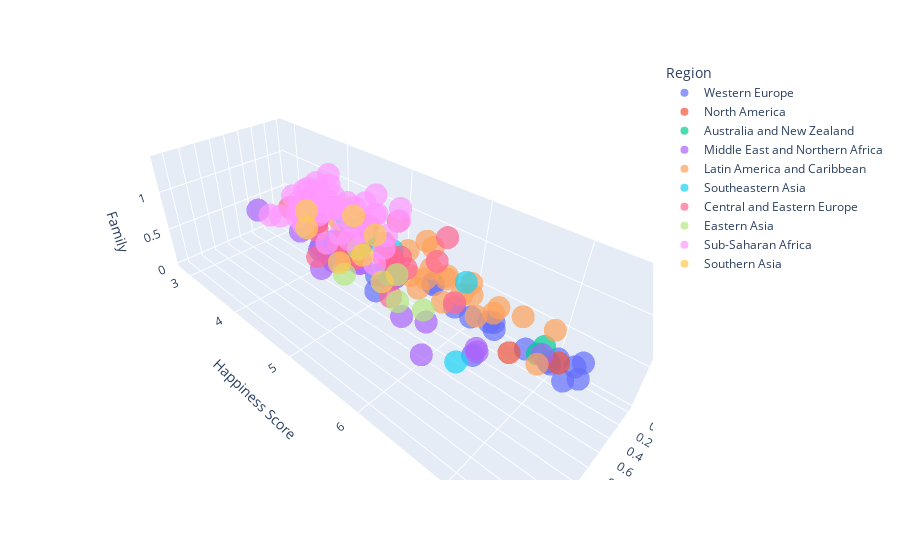

Notebook source saved alongside this figure:
### Markdown cell above
Observations:
    
    1.Lets take out some of the highly correlated columns to happiness score as well as to each other and anlyse them at Bivariate analysis.
    2.Standard error is the only variable that has negative correlation apart from that all other variables are positively correlated to each other.
    3.The combinations we have to analyse are:
            1.Happiness score vs GDP
            2.Happiness score vs Family
            3.Happiness score vs Health
            4.Happiness score vs Freedom
            5.GDP vs Family
            6.GDP vs Health

### Code cell
fig=px.scatter_3d(df,x='Economy (GDP per Capita)',y='Happiness Score',z='Family',color='Region',opacity=0.7)
fig

### Figure 1 — Plotly figure (JSON) as saved in the notebook; plotly's stock layout.template omitted (floating-point values rounded to 4 significant figures)
{"data": [{"hovertemplate": "Region=Western Europe<br>Economy (GDP per Capita)=%{x}<br>Happiness Score=%{y}<br>Family=%{z}<extra></extra>", "legendgroup": "Western Europe", "marker": {"color": "#636efa", "opacity": 0.7, "symbol": "circle"}, "mode": "markers", "name": "Western Europe", "scene": "scene", "showlegend": true, "type": "scatter3d", "x": [1.397, 1.302, 1.325, 1.459, 1.29, 1.329, 1.332, 1.337, 1.564, 1.336, 1.308, 1.266, 1.328, 1.278, 1.23, 1.207, 1.251, 1.208, 1.208, 1.16, 1.154], "y": [7.587, 7.561, 7.527, 7.522, 7.406, 7.378, 7.364, 7.2, 6.946, 6.94, 6.937, 6.867, 6.75, 6.575, 6.329, 6.302, 5.948, 5.695, 5.689, 5.102, 4.857], "z": [1.35, 1.402, 1.361, 1.331, 1.318, 1.28, 1.289, 1.297, 1.22, 1.369, 1.286, 1.285, 1.299, 1.26, 1.314, 1.302, 1.198, 1.07, 0.8932, 1.139, 0.9293]}, {"hovertemplate": "Region=North America<br>Economy (GDP per Capita)=%{x}<br>Happiness Score=%{y}<br>Family=%{z}<extra></extra>", "legendgroup": "North America", "marker": {"color": "#EF553B", "opacity": 0.7, "symbol": "circle"}, "mode": "markers", "name": "North America", "scene": "scene", "showlegend": true, "type": "scatter3d", "x": [1.326, 1.395], "y": [7.427, 7.119], "z": [1.323, 1.247]}, {"hovertemplate": "Region=Australia and New Zealand<br>Economy (GDP per Capita)=%{x}<br>Happiness Score=%{y}<br>Family=%{z}<extra></extra>", "legendgroup": "Australia and New Zealand", "marker": {"color": "#00cc96", "opacity": 0.7, "symbol": "circle"}, "mode": "markers", "name": "Australia and New Zealand", "scene": "scene", "showlegend": true, "type": "scatter3d", "x": [1.25, 1.334], "y": [7.286, 7.284], "z": [1.32, 1.309]}, {"hovertemplate": "Region=Middle East and Northern Africa<br>Economy (GDP per Capita)=%{x}<br>Happiness Score=%{y}<br>Family=%{z}<extra></extra>", "legendgroup": "Middle East and Northern Africa", "marker": {"color": "#ab63fa", "opacity": 0.7, "symbol": "circle"}, "mode": "markers", "name": "Middle East and Northern Africa", "scene": "scene", "showlegend": true, "type": "scatter3d", "x": [1.229, 1.427, 1.36, 1.69, 1.395, 1.554, 1.324, 1.131, 0.9393, 1.061, 0.902, 0.7348, 1.026, 0.8811, 0.5987, 1.009, 0.9855, 0.8818, 0.5465, 0.6632], "y": [7.278, 6.901, 6.853, 6.611, 6.411, 6.295, 5.96, 5.754, 5.605, 5.332, 5.192, 5.013, 4.839, 4.739, 4.715, 4.686, 4.677, 4.194, 4.077, 3.006], "z": [1.224, 1.126, 1.082, 1.079, 1.084, 1.166, 1.216, 1.119, 1.078, 0.9463, 1.054, 0.641, 0.8, 0.6043, 0.9256, 0.5445, 0.8189, 0.747, 0.6809, 0.4749]}, {"hovertemplate": "Region=Latin America and Caribbean<br>Economy (GDP per Capita)=%{x}<br>Happiness Score=%{y}<br>Family=%{z}<extra></extra>", "legendgroup": "Latin America and Caribbean", "marker": {"color": "#FFA15A", "opacity": 0.7, "symbol": "circle"}, "mode": "markers", "name": "Latin America and Caribbean", "scene": "scene", "showlegend": true, "type": "scatter3d", "x": [0.9558, 1.021, 0.9812, 1.044, 1.064, 1.107, 1.054, 1.062, 0.9186, 0.9953, 1.212, 0.7645, 0.7455, 0.864, 0.6813, 0.7599, 0.5933, 0.9002, 0.8104, 0.8954, 0.5953, 0.2667], "y": [7.226, 7.187, 6.983, 6.81, 6.786, 6.67, 6.574, 6.485, 6.477, 6.269, 6.168, 6.13, 6.123, 5.975, 5.89, 5.878, 5.828, 5.824, 5.709, 4.885, 4.788, 4.518], "z": [1.238, 0.9145, 1.233, 1.256, 1.198, 1.124, 1.248, 1.209, 1.24, 0.972, 1.184, 1.025, 1.044, 0.999, 0.9784, 1.305, 1.142, 0.9746, 1.151, 1.172, 0.9535, 0.743]}, {"hovertemplate": "Region=Southeastern Asia<br>Economy (GDP per Capita)=%{x}<br>Happiness Score=%{y}<br>Family=%{z}<extra></extra>", "legendgroup": "Southeastern Asia", "marker": {"color": "#19d3f3", "opacity": 0.7, "symbol": "circle"}, "mode": "markers", "name": "Southeastern Asia", "scene": "scene", "showlegend": true, "type": "scatter3d", "x": [1.522, 0.9669, 1.125, 0.8283, 0.6322, 0.7053, 0.5907, 0.2711, 0.4604], "y": [6.798, 6.455, 5.77, 5.399, 5.36, 5.073, 4.876, 4.307, 3.819], "z": [1.02, 1.265, 1.07, 1.087, 0.9123, 1.035, 0.738, 0.709, 0.6274]}, {"hovertemplate": "Region=Central and Eastern Europe<br>Economy (GDP per Capita)=%{x}<br>Happiness Score=%{y}<br>Family=%{z}<extra></extra>", "legendgroup": "Central and Eastern Europe", "marker": {"color": "#FF6692", "opacity": 0.7, "symbol": "circle"}, "mode": "markers", "name": "Central and Eastern Europe", "scene": "scene", "showlegend": true, "type": "scatter3d", "x": [1.179, 0.6324, 1.169, 0.5945, 1.123, 1.185, 1.147, 1.032, 1.126, 1.083, 1.138, 0.8015, 0.9585, 1.152, 0.4743, 1.024, 0.9744, 1.043, 0.9205, 1.113, 0.9185, 0.8787, 0.8322, 1.121, 0.3905, 0.7991, 0.7682, 0.7419, 1.012], "y": [6.505, 6.003, 5.995, 5.889, 5.855, 5.848, 5.833, 5.813, 5.791, 5.759, 5.716, 5.589, 5.548, 5.429, 5.286, 5.212, 5.192, 5.124, 5.123, 5.098, 5.007, 4.959, 4.949, 4.8, 4.786, 4.681, 4.35, 4.297, 4.218], "z": [1.206, 1.34, 1.27, 1.015, 1.122, 1.274, 1.257, 1.233, 1.279, 0.7962, 1.236, 0.812, 1.227, 1.228, 1.151, 0.9379, 0.9056, 0.8859, 1.01, 1.096, 1.002, 0.8043, 0.9192, 1.202, 0.8556, 1.203, 0.7771, 0.3856, 1.106]}, {"hovertemplate": "Region=Eastern Asia<br>Economy (GDP per Capita)=%{x}<br>Happiness Score=%{y}<br>Family=%{z}<extra></extra>", "legendgroup": "Eastern Asia", "marker": {"color": "#B6E880", "opacity": 0.7, "symbol": "circle"}, "mode": "markers", "name": "Eastern Asia", "scene": "scene", "showlegend": true, "type": "scatter3d", "x": [1.291, 1.271, 1.245, 1.386, 0.8901, 0.8282], "y": [6.298, 5.987, 5.984, 5.474, 5.14, 4.874], "z": [1.076, 1.257, 0.9577, 1.058, 0.9467, 1.301]}, {"hovertemplate": "Region=Sub-Saharan Africa<br>Economy (GDP per Capita)=%{x}<br>Happiness Score=%{y}<br>Family=%{z}<extra></extra>", "legendgroup": "Sub-Saharan Africa", "marker": {"color": "#FF97FF", "opacity": 0.7, "symbol": "circle"}, "mode": "markers", "name": "Sub-Saharan Africa", "scene": "scene", "showlegend": true, "type": "scatter3d", "x": [1.008, 0.6543, 0.4704, 0.1885, 0.08308, 0.3755, 0.7121, 0.9205, 0.5456, 0.271, 0.0712, 0.5211, 0, 0.1907, 0.3302, 0.4541, 0.3647, 0.4402, 0.9936, 0.01604, 0.4225, 0.7578, 0.2607, 0.6787, 0.2391, 0.211, 0.365, 1.06, 0.0694, 0.2852, 0.2082, 0.0785, 0.3419, 0.1742, 0.4653, 0.2581, 0.2221, 0.2867, 0.0153, 0.2087], "y": [5.477, 5.268, 5.129, 5.057, 4.971, 4.898, 4.867, 4.642, 4.633, 4.61, 4.571, 4.55, 4.517, 4.512, 4.507, 4.436, 4.419, 4.369, 4.332, 4.292, 4.252, 4.033, 3.995, 3.989, 3.956, 3.931, 3.904, 3.896, 3.845, 3.781, 3.681, 3.678, 3.667, 3.656, 3.655, 3.587, 3.465, 3.34, 2.905, 2.839], "z": [0.9852, 0.9043, 0.9161, 0.9515, 1.026, 1.041, 1.073, 1.185, 0.6795, 1.033, 0.7897, 1.014, 1.001, 0.6041, 0.9557, 0.8691, 0.9988, 0.5921, 1.105, 0.4113, 0.8877, 0.8604, 1.035, 0.6629, 0.7927, 1.133, 0.9762, 0.9053, 0.7726, 1.003, 0.668, 0, 0.7606, 0.4647, 0.7712, 0.8519, 0.7737, 0.3539, 0.4159, 0.1399]}, {"hovertemplate": "Region=Southern Asia<br>Economy (GDP per Capita)=%{x}<br>Happiness Score=%{y}<br>Family=%{z}<extra></extra>", "legendgroup": "Southern Asia", "marker": {"color": "#FECB52", "opacity": 0.7, "symbol": "circle"}, "mode": "markers", "name": "Southern Asia", "scene": "scene", "showlegend": true, "type": "scatter3d", "x": [0.7704, 0.5954, 0.3975, 0.645, 0.36, 0.8352, 0.3198], "y": [5.253, 5.194, 4.694, 4.565, 4.514, 4.271, 3.575], "z": [1.104, 0.4141, 0.4311, 0.3817, 0.8645, 1.019, 0.3029]}], "layout": {"legend": {"title": {"text": "Region"}, "tracegroupgap": 0}, "margin": {"t": 60}, "scene": {"domain": {"x": [0, 1], "y": [0, 1]}, "xaxis": {"title": {"text": "Economy (GDP per Capita)"}}, "yaxis": {"title": {"text": "Happiness Score"}}, "zaxis": {"title": {"text": "Family"}}}}}
